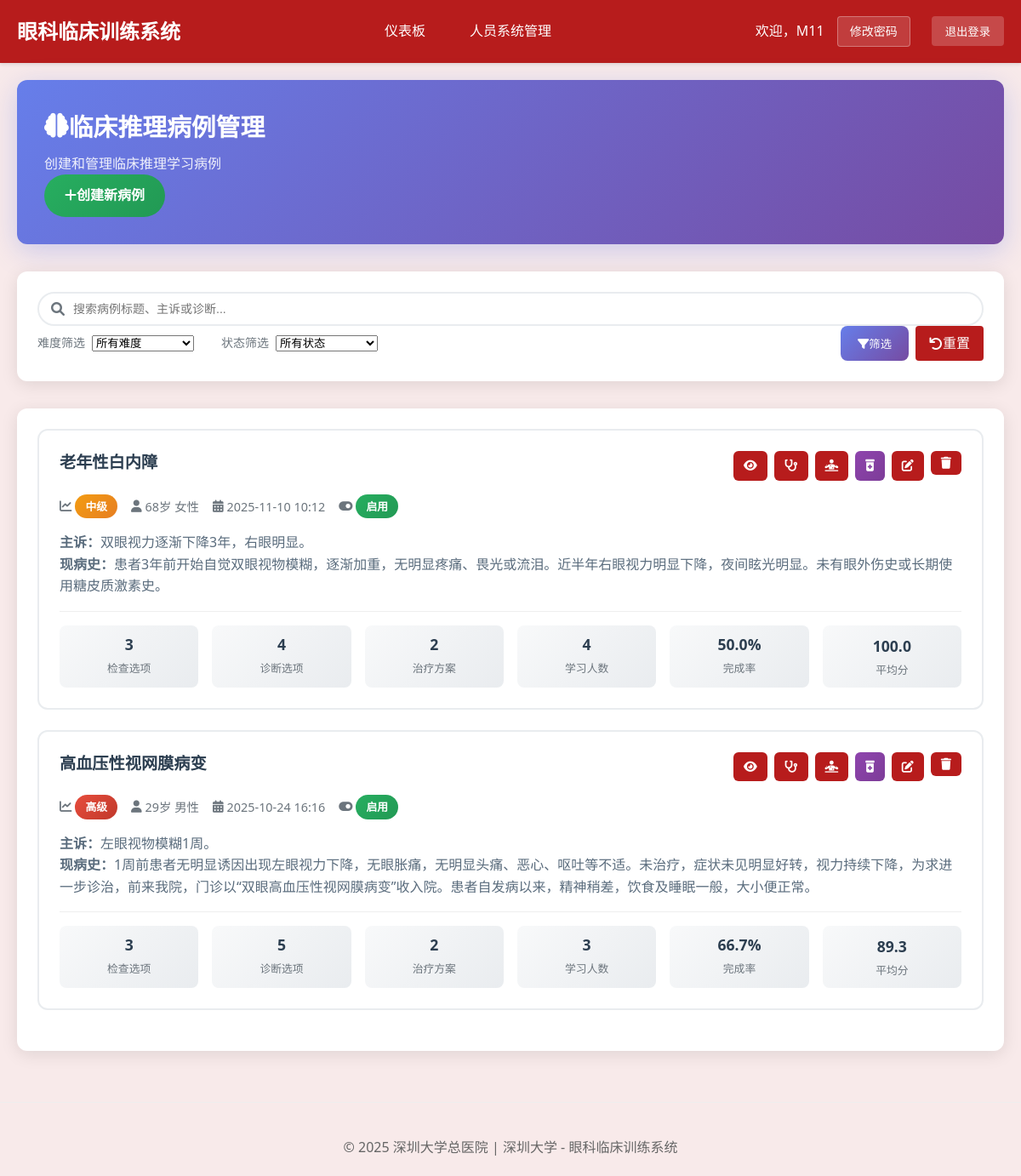
Before: /teacher/clinical-cases/ (signed in) with the older database file.
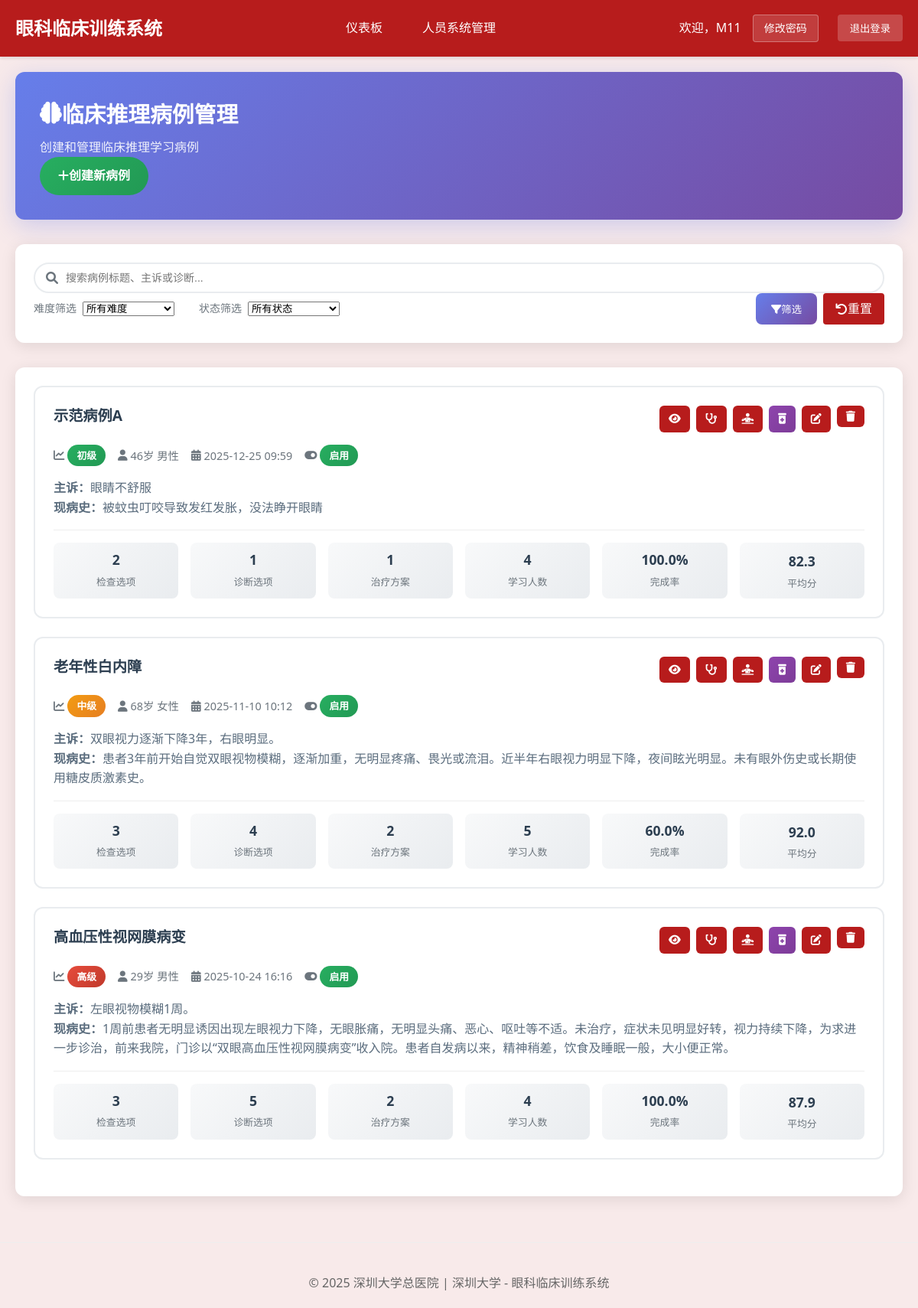
After: the same page with the newer database file.
### cases/models.py (models this page shows, shortened)
class ClinicalCase(models.Model):
    title = models.CharField(max_length=200, verbose_name="案例标题")
    case_id = models.CharField(max_length=50, unique=True, verbose_name="案例编号")
    patient_age = models.IntegerField(verbose_name="患者年龄")
    patient_gender = models.CharField(max_length=10, choices=[('M', '男'), ('F', '女')], verbose_name="患者性别")
    chief_complaint = models.TextField(verbose_name="主诉")
    present_illness = models.TextField(verbose_name="现病史")
    past_history = models.TextField(blank=True, verbose_name="既往史")
    family_history = models.TextField(blank=True, verbose_name="家族史")
    visual_acuity = models.TextField(blank=True, verbose_name="视力", help_text="如：右眼0.3，左眼0.5")
    intraocular_pressure = models.TextField(blank=True, verbose_name="眼压", help_text="如：右眼15mmHg，左眼16mmHg")
    external_eye_exam = models.TextField(blank=True, verbose_name="眼外观检查", help_text="眼睑、眼球位置、运动等")
    pupil_exam = models.TextField(blank=True, verbose_name="瞳孔检查", help_text="瞳孔大小、形状、对光反应等")
    conjunctiva_exam = models.TextField(blank=True, verbose_name="结膜检查", help_text="结膜充血、水肿等")
    cornea_exam = models.TextField(blank=True, verbose_name="角膜检查", help_text="角膜透明度、表面等")
    learning_objectives = models.JSONField(verbose_name="学习目标", help_text="JSON格式存储多个学习目标")
    difficulty_level = models.CharField(
        max_length=20,
        choices=[('beginner', '初级'), ('intermediate', '中级'), ('advanced', '高级')],
        default='intermediate',
        verbose_name="难度等级"
    )
    is_active = models.BooleanField(default=True, verbose_name="是否启用")
    created_by = models.ForeignKey(User, on_delete=models.CASCADE, verbose_name="创建者")
    created_at = models.DateTimeField(auto_now_add=True, verbose_name="创建时间")
    updated_at = models.DateTimeField(auto_now=True, verbose_name="更新时间")
    case_images = models.JSONField(blank=True, null=True, verbose_name="案例图片", help_text="存储图片路径的JSON数组")
    class Meta:
        verbose_name = "临床案例"
        verbose_name_plural = "临床案例"
        ordering = ['-created_at']

### cases/views.py (the view)
# urls.py: path('teacher/clinical-cases/', views.teacher_clinical_case_list, name='teacher_clinical_case_list'),
@login_required
@user_passes_test(is_teacher, login_url='login')
def teacher_clinical_case_list(request):
    cases = ClinicalCase.objects.all().order_by('-created_at')
    search_query = request.GET.get('search', '')
    if search_query:
        cases = cases.filter(
            Q(title__icontains=search_query) |
            Q(chief_complaint__icontains=search_query) |
            Q(present_illness__icontains=search_query)
        )
    difficulty_filter = request.GET.get('difficulty', '')
    if difficulty_filter:
        cases = cases.filter(difficulty_level=difficulty_filter)
    status_filter = request.GET.get('status', '')
    if status_filter == 'active':
        cases = cases.filter(is_active=True)
    elif status_filter == 'inactive':
        cases = cases.filter(is_active=False)
    from django.db.models import Count, Avg
    cases = cases.annotate(
        examination_count=Count('examination_options', distinct=True),
        diagnosis_count=Count('diagnosis_options', distinct=True),
        treatment_count=Count('treatment_options', distinct=True),
        student_sessions_count=Count('studentclinicalsession', distinct=True),
        completed_sessions_count=Count(
            'studentclinicalsession',
            filter=Q(studentclinicalsession__completed_at__isnull=False),
            distinct=True,
        ),
        avg_score=Avg(
            'studentclinicalsession__overall_score',
            filter=Q(studentclinicalsession__overall_score__gt=0),
        ),
    )
    from django.core.paginator import Paginator
    paginator = Paginator(cases, 10)
    page_number = request.GET.get('page')
    page_obj = paginator.get_page(page_number)
    for case in page_obj:
        total_sessions = int(getattr(case, 'student_sessions_count', 0) or 0)
        completed_sessions = int(getattr(case, 'completed_sessions_count', 0) or 0)
        case.completion_rate = round((completed_sessions / total_sessions * 100), 1) if total_sessions > 0 else 0
        case.avg_score = float(getattr(case, 'avg_score', 0) or 0)
    context = {
        'page_obj': page_obj,
        'search_query': search_query,
        'difficulty_filter': difficulty_filter,
        'status_filter': status_filter,
    }
    return render(request, 'teacher/clinical_case_list.html', context)

### cases/views.py (called while the page is built)
def is_teacher(user):
    return user.groups.filter(name='Teachers').exists() or user.is_superuser

### cases/templates/teacher/clinical_case_list.html (shortened to what the changed rows need)
{% extends "base.html" %}
{% block content %}
<div class="container-fluid">
    <div class="page-header">
        <div class="d-flex justify-content-between align-items-center">
            <div>
                <h1 class="page-title">
                    <i class="fas fa-brain me-3"></i>
                    临床推理病例管理
                </h1>
            </div>
        </div>
    </div>
    <div class="cases-container">
        {% if page_obj %}
            {% for case in page_obj %}
                <div class="case-card">
                    <div class="case-header">
                        <h5 class="case-title">{{ case.title }}</h5>
                        <div class="case-actions">
                            <a href="{% url 'teacher_clinical_case_preview' case.case_id %}"
                               class="btn btn-info btn-sm-custom" title="预览">
                                <i class="fas fa-eye"></i>
                            </a>
                            <a href="{% url 'teacher_examination_options' case.case_id %}"
                               class="btn btn-warning btn-sm-custom" title="管理检查选项">
                                <i class="fas fa-stethoscope"></i>
                            </a>
                            <a href="{% url 'teacher_diagnosis_options' case.case_id %}"
                               class="btn btn-success btn-sm-custom" title="管理诊断选项">
                                <i class="fas fa-diagnoses"></i>
                            </a>
                            <a href="{% url 'teacher_treatment_options' case.case_id %}"
                               class="btn btn-purple btn-sm-custom" title="管理治疗方案">
                                <i class="fas fa-prescription-bottle-alt"></i>
                            </a>
                            <a href="{% url 'teacher_clinical_case_edit' case.case_id %}"
                               class="btn btn-primary btn-sm-custom" title="编辑">
                                <i class="fas fa-edit"></i>
                            </a>
                            <form method="post" action="{% url 'teacher_clinical_case_delete' case.case_id %}" style="display: inline;">
                                <button type="submit"
                                        class="btn btn-danger btn-sm-custom"
                                        title="删除"
                                        onclick="return confirm('确定要删除病例「{{ case.title }}」吗？\n\n这个操作无法撤销！')">
                                    <i class="fas fa-trash"></i>
                                </button>
                            </form>
                        </div>
                    </div>
                    <div class="case-meta">
                        <div class="meta-item">
                            <i class="fas fa-chart-line"></i>
                            <span class="difficulty-badge difficulty-{{ case.difficulty_level }}">
                                {{ case.get_difficulty_level_display }}
                            </span>
                        </div>
                        <div class="meta-item">
                            <i class="fas fa-user"></i>
                            {{ case.patient_age }}岁 {% if case.patient_gender == 'M' %}男性{% else %}女性{% endif %}
                        </div>
                        <div class="meta-item">
                            <i class="fas fa-calendar-alt"></i>
                            {{ case.created_at|date:"Y-m-d H:i" }}
                        </div>
                        <div class="meta-item">
                            <i class="fas fa-toggle-{% if case.is_active %}on{% else %}off{% endif %}"></i>
                            <span class="status-badge status-{% if case.is_active %}active{% else %}inactive{% endif %}">
                                {% if case.is_active %}启用{% else %}禁用{% endif %}
                            </span>
                        </div>
                    </div>
                    <div class="case-content">
                        <p><strong>主诉：</strong>{{ case.chief_complaint|truncatewords:20 }}</p>
                        <p><strong>现病史：</strong>{{ case.present_illness|truncatewords:15 }}</p>
                    </div>
                    <div class="case-stats">
                        <div class="stat-item">
                            <div class="stat-value">{{ case.examination_count }}</div>
                            <div class="stat-label">检查选项</div>
                        </div>
                        <div class="stat-item">
                            <div class="stat-value">{{ case.diagnosis_count }}</div>
                            <div class="stat-label">诊断选项</div>
                        </div>
                        <div class="stat-item">
                            <div class="stat-value">{{ case.treatment_count }}</div>
                            <div class="stat-label">治疗方案</div>
                        </div>
                        <div class="stat-item">
                            <div class="stat-value">{{ case.student_sessions_count }}</div>
                            <div class="stat-label">学习人数</div>
                        </div>
                        <div class="stat-item">
                            <div class="stat-value">{{ case.completion_rate }}%</div>
                            <div class="stat-label">完成率</div>
                        </div>
                        <div class="stat-item">
                            <a class="case-score-link" href="{% url 'teacher_clinical_case_scores' case.case_id %}">
                                <div class="stat-value">
                                    {% if case.student_sessions_count|default:0|add:0 > 0 and case.avg_score|default:0 > 0 %}
                                        {{ case.avg_score|floatformat:1 }}
                                    {% else %}
                                        0
                                    {% endif %}
                                </div>
                                <div class="stat-label">平均分</div>
                            </a>
                        </div>
                    </div>
                </div>
            {% endfor %}
        {% endif %}
    </div>
</div>
{% endblock %}

Changed rows visible on the page:
added ClinicalCase: title "示范病例A", difficulty_level "初级", patient_age "46", patient_gender "男性", created_at "2025-12-25 09:59", is_active True (drawn), chief_complaint "眼睛不舒服", present_illness "被蚊虫叮咬导致发红发胀，没法睁开眼睛", examination_count "2", diagnosis_count "1", treatment_count "1", student_sessions_count "4", completion_rate "100.0", avg_score "82.3"
changed ClinicalCase "老年性白内障": student_sessions_count "4" → "5"; completion_rate "50.0" → "60.0"; avg_score "100.0" → "92.0"
computed for ClinicalCase "高血压性视网膜病变": student_sessions_count "3" → "4"; completion_rate "66.7" → "100.0"; avg_score "89.3" → "87.9"
